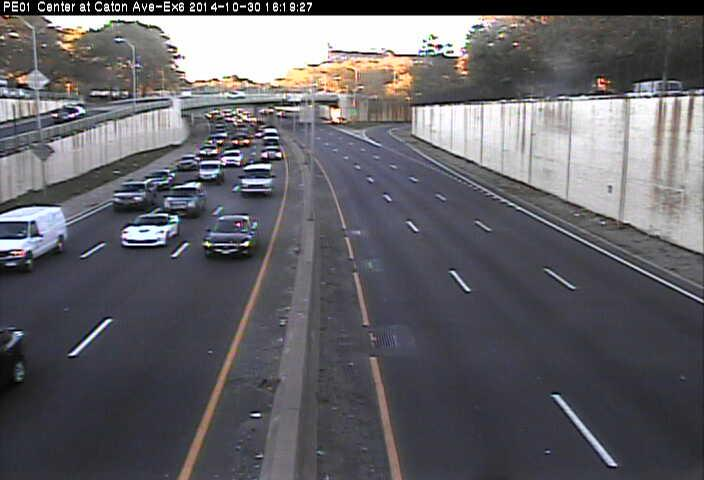
%> input picture src/geometry/cam572.png, 704 x 480 px
$ octave CurvedMaskTest.m   (GNU Octave 9; MATLAB toolbox functions it lacks are replaced by stand-ins)
%> lines starting %> are read from the running program, lines starting %| are printed output that depends on the picture; in (x1, y1, x2, y2) boxes, pixels count from 0 and x2, y2 are one past the last pixel; in counts of white or black regions, pixels touching at a corner belong together; the program's own positions count from 1
close all; clear all;

frame = imread('../cam572.png');
%> frame is the input picture: size 480x704x3 uint8; mean R, G, B 98.6, 97.4, 102.7
mask = imread('../curvedroadmap.jpg');
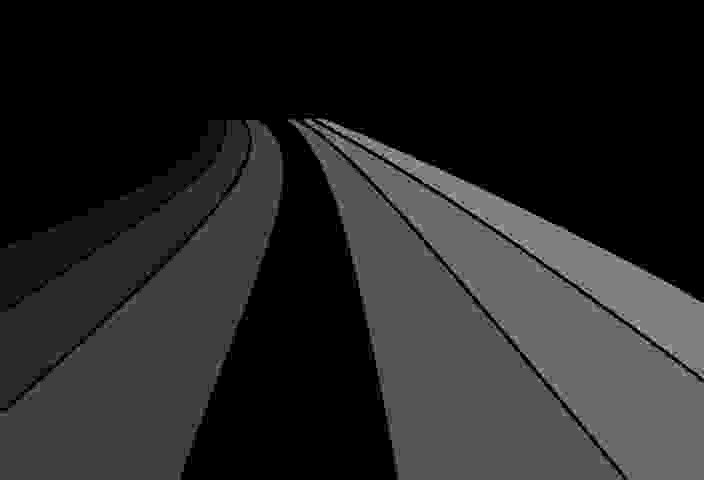
%> input picture src/geometry/curvedroadmap.jpg, 704 x 480 px
%> mask is the input picture: size 480x704 uint8; min 0, max 12, mean 1.75

mask = uint8(mask ~= 0);
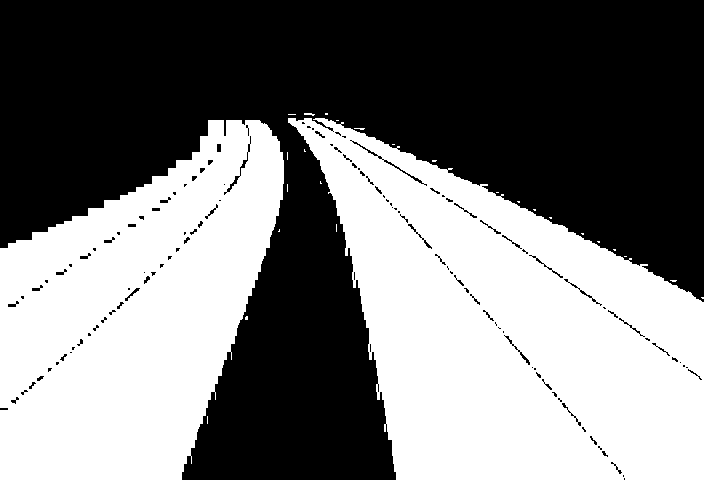
%> mask: size 480x704 uint8; values 0 (black) and 1 (white), 47.7% white; 27 white regions (24 under 20 px), largest, box (x1, y1, x2, y2) and area: (288, 118, 704, 480) 91586, (0, 120, 284, 480) 69589, (304, 113, 315, 116) 21
mask = 255 * mask(:, :, [ 1 1 1]);

paintedFrame = frame * 0.7 + 0.3 * mask;
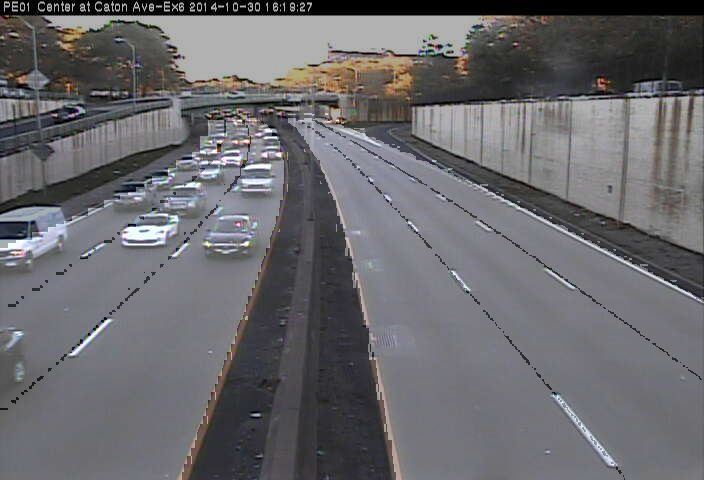
%> paintedFrame: size 480x704x3 uint8; mean R, G, B 105.9, 105, 108.7
imshow(paintedFrame)
